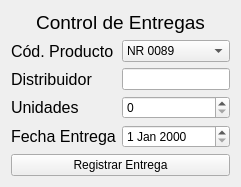
            <widget class="QWidget" name="Entregas">
             <layout class="QGridLayout" name="gridLayout_15">
              <item row="0" column="0">
               <layout class="QGridLayout" name="gridLayout_10">
                <item row="0" column="0">
                 <widget class="QLabel" name="label_24">
                  <property name="font">
                   <font>
                    <pointsize>14</pointsize>
                   </font>
                  </property>
                  <property name="text">
                   <string>Control de Entregas</string>
                  </property>
                  <property name="alignment">
                   <set>Qt::AlignCenter</set>
                  </property>
                 </widget>
                </item>
                <item row="1" column="0">
                 <layout class="QGridLayout" name="gridLayout_9">
                  <item row="0" column="0">
                   <widget class="QLabel" name="label_25">
                    <property name="font">
                     <font>
                      <pointsize>12</pointsize>
                     </font>
                    </property>
                    <property name="text">
                     <string>Cód. Producto</string>
                    </property>
                   </widget>
                  </item>
                  <item row="0" column="1">
                   <widget class="QComboBox" name="comboBox_9">
                    <item>
                     <property name="text">
                      <string>NR 0089</string>
                     </property>
                    </item>
                    <item>
                     <property name="text">
                      <string>NR 0090</string>
                     </property>
                    </item>
                    <item>
                     <property name="text">
                      <string>NR 0091</string>
                     </property>
                    </item>
                    <item>
                     <property name="text">
                      <string>NR 0092</string>
                     </property>
                    </item>
                    <item>
                     <property name="text">
                      <string>NR 0093</string>
                     </property>
                    </item>
                    <item>
                     <property name="text">
                      <string>NR 0094</string>
                     </property>
                    </item>
                    <item>
                     <property name="text">
                      <string>NR 0095</string>
                     </property>
                    </item>
                    <item>
                     <property name="text">
                      <string>NR 0096</string>
                     </property>
                    </item>
                    <item>
                     <property name="text">
                      <string>NR 0097</string>
                     </property>
                    </item>
                    <item>
                     <property name="text">
                      <string>NR 0098</string>
                     </property>
                    </item>
                   </widget>
                  </item>
                  <item row="1" column="0">
                   <widget class="QLabel" name="label_26">
                    <property name="font">
                     <font>
                      <pointsize>12</pointsize>
                     </font>
                    </property>
                    <property name="text">
                     <string>Distribuidor</string>
                    </property>
                   </widget>
                  </item>
                  <item row="1" column="1">
                   <widget class="QLineEdit" name="lineEdit_9"/>
                  </item>
                  <item row="2" column="0">
                   <widget class="QLabel" name="label_27">
                    <property name="font">
                     <font>
                      <pointsize>12</pointsize>
                     </font>
                    </property>
                    <property name="text">
                     <string>Unidades</string>
                    </property>
                   </widget>
                  </item>
                  <item row="2" column="1">
                   <widget class="QSpinBox" name="spinBox_3"/>
                  </item>
                  <item row="3" column="0">
                   <widget class="QLabel" name="label_28">
                    <property name="font">
                     <font>
                      <pointsize>12</pointsize>
                     </font>
                    </property>
                    <property name="text">
                     <string>Fecha Entrega</string>
                    </property>
                   </widget>
                  </item>
                  <item row="3" column="1">
                   <widget class="QDateEdit" name="dateEdit"/>
                  </item>
                  <item row="4" column="0" colspan="2">
                   <widget class="QPushButton" name="pushButton_5">
                    <property name="text">
                     <string>Registrar Entrega</string>
                    </property>
                   </widget>
                  </item>
                 </layout>
                </item>
               </layout>
              </item>
             </layout>
            </widget>
